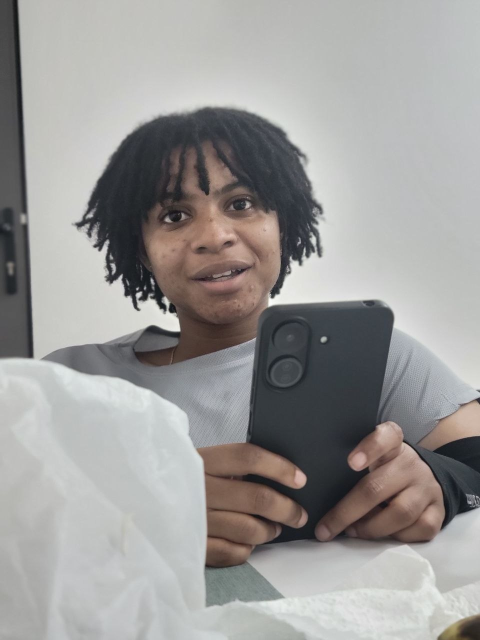
#> input picture small.jpg, 960 x 1280 px (shown at 1/2 size)
$ python py.py
#> lines starting #> are read from the running program, lines starting #| are printed output that depends on the picture
import matplotlib.pyplot as plt
from PIL import Image

im = Image.open("small.jpg")
#> im is the input picture: PIL image 960x1280 RGB; mean R, G, B 156, 154.4, 152.9
croped = im.crop((200, 200, 600, 600))
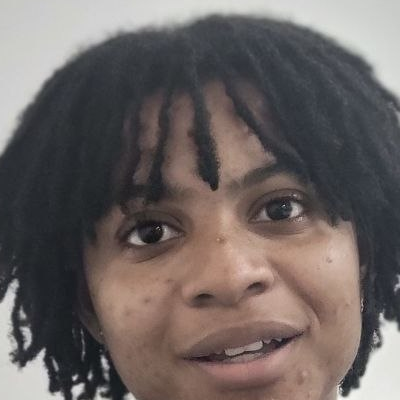
#> croped: PIL image 400x400 RGB; mean R, G, B 107.9, 99.5, 97.6
croop = croped.crop((0, 200, 600, 250))
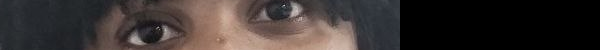
#> croop: PIL image 600x50 RGB; mean R, G, B 58.2, 50.8, 48.9
trans = croped.transpose(Image.Transpose.ROTATE_90)
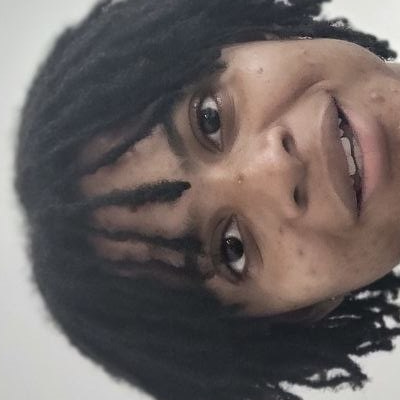
#> trans: PIL image 400x400 RGB; mean R, G, B 107.9, 99.5, 97.6

plt.imshow(trans) #type:ignore
plt.axis('on') #type:ignore
plt.show() #type:ignore
